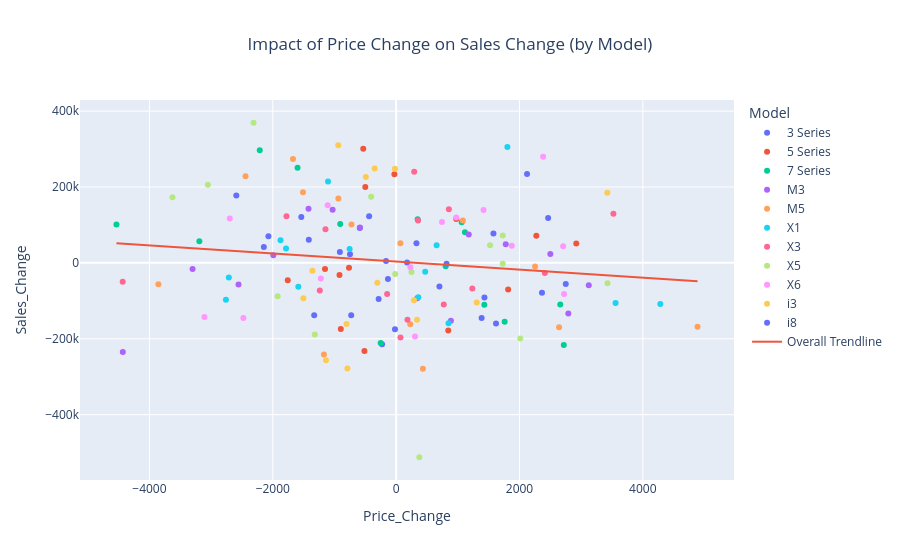

Write notebook code for a chart like this one.
### Code cell
#impact analysis to Compare effect of price changes on sales volume
fig = px.scatter(
    sales_average_priced,
    x="Price_Change",
    y="Sales_Change",
    color="Model",
    title="Impact of Price Change on Sales Change (by Model)",
    hover_data={
        "Year": True,
        "Model": True,
        "Sales_Volume": True,
        "Sales_Change": True,
        "Sales_Change_%": True,
        "Average_Price": True,
        "Price_Change": True,
        "Price_Change_%": True,
    },
    trendline="ols",
    trendline_scope="overall",
)
fig.update_layout(title_x=0.5)
fig.show()

### Figure 1 — Plotly figure (JSON) as saved in the notebook; plotly's stock layout.template omitted (floating-point values rounded to 4 significant figures; data arrays with more than 128 entries replaced by an {"elided": "..."} marker saying what was removed)
{"data": [{"customdata": [[2011, "3 Series", 1473102, -10.6, 75480.0, -0.02479], [2012, "3 Series", 1378152, -6.446, 75190.0, -0.3757], [2013, "3 Series", 1448530, 5.107, 73120.0, -2.754], [2014, "3 Series", 1682545, 16.16, 75240.0, 2.902], [2015, "3 Series", 1620499, -3.688, 75950.0, 0.9325], [2016, "3 Series", 1712098, 5.653, 75360.0, -0.7756], [2017, "3 Series", 1497382, -12.54, 75130.0, -0.3026], [2018, "3 Series", 1620038, 8.191, 74690.0, -0.5831], [2019, "3 Series", 1459935, -9.883, 76310.0, 2.168], [2020, "3 Series", 1537651, 5.323, 77890.0, 2.067], [2021, "3 Series", 1579384, 2.714, 75740.0, -2.754], [2022, "3 Series", 1601902, 1.426, 74990.0, -0.9876], [2023, "3 Series", 1510756, -5.69, 76430.0, 1.909], [2024, "3 Series", 1511560, 0.05322, 76600.0, 0.2313]], "hovertemplate": "Model=%{customdata[1]}<br>Price_Change=%{x}<br>Sales_Change=%{y}<br>Year=%{customdata[0]}<br>Sales_Volume=%{customdata[2]}<br>Sales_Change_%=%{customdata[3]}<br>Average_Price=%{customdata[4]}<br>Price_Change_%=%{customdata[5]}<extra></extra>", "legendgroup": "3 Series", "marker": {"color": "#636efa", "symbol": "circle"}, "mode": "markers", "name": "3 Series", "orientation": "v", "showlegend": true, "type": "scatter", "x": [-18.71, -283.5, -2071.0, 2122.0, 701.7, -589.0, -228.1, -438.1, 1619.0, 1577.0, -2145.0, -748.0, 1432.0, 176.8], "xaxis": "x", "y": [-174700.0, -94950.0, 70380.0, 234000.0, -62050.0, 91600.0, -214700.0, 122700.0, -160100.0, 77720.0, 41730.0, 22520.0, -91150.0, 804.0], "yaxis": "y"}, {"customdata": [[2011, "5 Series", 1552268, 3.4, 76690.0, 3.959], [2012, "5 Series", 1536071, -1.043, 75530.0, -1.504], [2013, "5 Series", 1504123, -2.08, 74610.0, -1.216], [2014, "5 Series", 1491198, -0.8593, 73850.0, -1.025], [2015, "5 Series", 1606539, 7.735, 74820.0, 1.32], [2016, "5 Series", 1677865, 4.44, 77100.0, 3.038], [2017, "5 Series", 1631893, -2.74, 75340.0, -2.279], [2018, "5 Series", 1399758, -14.22, 74830.0, -0.6819], [2019, "5 Series", 1600027, 14.31, 74330.0, -0.6682], [2020, "5 Series", 1529725, -4.394, 76140.0, 2.444], [2021, "5 Series", 1355597, -11.38, 75240.0, -1.179], [2022, "5 Series", 1588961, 17.21, 75220.0, -0.03753], [2023, "5 Series", 1410685, -11.22, 76060.0, 1.124], [2024, "5 Series", 1711580, 21.33, 75530.0, -0.7012]], "hovertemplate": "Model=%{customdata[1]}<br>Price_Change=%{x}<br>Sales_Change=%{y}<br>Year=%{customdata[0]}<br>Sales_Volume=%{customdata[2]}<br>Sales_Change_%=%{customdata[3]}<br>Average_Price=%{customdata[4]}<br>Price_Change_%=%{customdata[5]}<extra></extra>", "legendgroup": "5 Series", "marker": {"color": "#EF553B", "symbol": "circle"}, "mode": "markers", "name": "5 Series", "orientation": "v", "showlegend": true, "type": "scatter", "x": [2921.0, -1153.0, -918.6, -764.8, 975.0, 2273.0, -1757.0, -513.7, -500.0, 1816.0, -897.3, -28.24, 845.4, -533.3], "xaxis": "x", "y": [51040.0, -16200.0, -31950.0, -12920.0, 115300.0, 71330.0, -45970.0, -232100.0, 200300.0, -70300.0, -174100.0, 233400.0, -178300.0, 300900.0], "yaxis": "y"}, {"customdata": [[2011, "7 Series", 1638828, 18.07, 74530.0, -2.1], [2012, "7 Series", 1528381, -6.739, 75960.0, 1.919], [2013, "7 Series", 1519285, -0.5951, 76760.0, 1.057], [2014, "7 Series", 1626299, 7.044, 77820.0, 1.385], [2015, "7 Series", 1683339, 3.507, 74630.0, -4.1], [2016, "7 Series", 1466641, -12.87, 77350.0, 3.642], [2017, "7 Series", 1763339, 20.23, 75140.0, -2.859], [2018, "7 Series", 1552221, -11.97, 74890.0, -0.3335], [2019, "7 Series", 1442654, -7.059, 77550.0, 3.554], [2020, "7 Series", 1543614, 6.998, 73020.0, -5.848], [2021, "7 Series", 1624555, 5.244, 74130.0, 1.528], [2022, "7 Series", 1739216, 7.058, 74480.0, 0.4702], [2023, "7 Series", 1583848, -8.933, 76240.0, 2.362], [2024, "7 Series", 1686209, 6.463, 75330.0, -1.189]], "hovertemplate": "Model=%{customdata[1]}<br>Price_Change=%{x}<br>Sales_Change=%{y}<br>Year=%{customdata[0]}<br>Sales_Volume=%{customdata[2]}<br>Sales_Change_%=%{customdata[3]}<br>Average_Price=%{customdata[4]}<br>Price_Change_%=%{customdata[5]}<extra></extra>", "legendgroup": "7 Series", "marker": {"color": "#00cc96", "symbol": "circle"}, "mode": "markers", "name": "7 Series", "orientation": "v", "showlegend": true, "type": "scatter", "x": [-1598.0, 1430.0, 803.1, 1063.0, -3191.0, 2718.0, -2211.0, -250.6, 2661.0, -4535.0, 1116.0, 348.6, 1760.0, -906.6], "xaxis": "x", "y": [250800.0, -110400.0, -9096.0, 107000.0, 57040.0, -216700.0, 296700.0, -211100.0, -109600.0, 101000.0, 80940.0, 114700.0, -155400.0, 102400.0], "yaxis": "y"}, {"customdata": [[2011, "M3", 1371503, -9.994, 76500.0, 1.174], [2012, "M3", 1391655, 1.469, 74510.0, -2.603], [2013, "M3", 1466690, 5.392, 75680.0, 1.581], [2014, "M3", 1606468, 9.53, 74650.0, -1.361], [2015, "M3", 1549374, -3.554, 72100.0, -3.424], [2016, "M3", 1490676, -3.788, 75220.0, 4.332], [2017, "M3", 1474399, -1.092, 71920.0, -4.388], [2018, "M3", 1498085, 1.606, 74420.0, 3.476], [2019, "M3", 1405089, -6.208, 74760.0, 0.46], [2020, "M3", 1454349, 3.506, 76540.0, 2.377], [2021, "M3", 1547692, 6.418, 75950.0, -0.7664], [2022, "M3", 1690554, 9.231, 74530.0, -1.87], [2023, "M3", 1557168, -7.89, 77330.0, 3.746], [2024, "M3", 1322200, -15.09, 72890.0, -5.731]], "hovertemplate": "Model=%{customdata[1]}<br>Price_Change=%{x}<br>Sales_Change=%{y}<br>Year=%{customdata[0]}<br>Sales_Volume=%{customdata[2]}<br>Sales_Change_%=%{customdata[3]}<br>Average_Price=%{customdata[4]}<br>Price_Change_%=%{customdata[5]}<extra></extra>", "legendgroup": "M3", "marker": {"color": "#ab63fa", "symbol": "circle"}, "mode": "markers", "name": "M3", "orientation": "v", "showlegend": true, "type": "scatter", "x": [887.8, -1991.0, 1178.0, -1030.0, -2556.0, 3123.0, -3301.0, 2500.0, 342.3, 1777.0, -586.6, -1421.0, 2792.0, -4431.0], "xaxis": "x", "y": [-152300.0, 20150.0, 75040.0, 139800.0, -57090.0, -58700.0, -16280.0, 23690.0, -93000.0, 49260.0, 93340.0, 142900.0, -133400.0, -235000.0], "yaxis": "y"}, {"customdata": [[2011, "M5", 1585291, -0.608, 75360.0, 3.08], [2012, "M5", 1344079, -15.22, 74190.0, -1.554], [2013, "M5", 1617984, 20.38, 72520.0, -2.254], [2014, "M5", 1339192, -17.23, 72950.0, 0.598], [2015, "M5", 1440389, 7.557, 72230.0, -0.9921], [2016, "M5", 1272223, -11.68, 77120.0, 6.766], [2017, "M5", 1500767, 17.96, 74670.0, -3.167], [2018, "M5", 1612565, 7.449, 75760.0, 1.449], [2019, "M5", 1664560, 3.224, 75820.0, 0.09185], [2020, "M5", 1502663, -9.726, 76050.0, 0.3017], [2021, "M5", 1689063, 12.4, 74540.0, -1.986], [2022, "M5", 1519573, -10.03, 77180.0, 3.543], [2023, "M5", 1463354, -3.7, 73330.0, -4.994], [2024, "M5", 1632996, 11.59, 72390.0, -1.277]], "hovertemplate": "Model=%{customdata[1]}<br>Price_Change=%{x}<br>Sales_Change=%{y}<br>Year=%{customdata[0]}<br>Sales_Volume=%{customdata[2]}<br>Sales_Change_%=%{customdata[3]}<br>Average_Price=%{customdata[4]}<br>Price_Change_%=%{customdata[5]}<extra></extra>", "legendgroup": "M5", "marker": {"color": "#FFA15A", "symbol": "circle"}, "mode": "markers", "name": "M5", "orientation": "v", "showlegend": true, "type": "scatter", "x": [2252.0, -1171.0, -1673.0, 433.7, -723.8, 4887.0, -2442.0, 1082.0, 69.58, 228.7, -1510.0, 2641.0, -3855.0, -936.8], "xaxis": "x", "y": [-9698.0, -241200.0, 273900.0, -278800.0, 101200.0, -168200.0, 228500.0, 111800.0, 52000.0, -161900.0, 186400.0, -169500.0, -56220.0, 169600.0], "yaxis": "y"}, {"customdata": [[2011, "X1", 1694495, 14.47, 74960.0, -1.452], [2012, "X1", 1671189, -1.375, 75430.0, 0.6285], [2013, "X1", 1730904, 3.573, 73560.0, -2.485], [2014, "X1", 1624913, -6.123, 77120.0, 4.837], [2015, "X1", 1528027, -5.963, 74360.0, -3.578], [2016, "X1", 1574498, 3.041, 75010.0, 0.883], [2017, "X1", 1415270, -10.11, 75860.0, 1.132], [2018, "X1", 1376586, -2.733, 73150.0, -3.576], [2019, "X1", 1681721, 22.17, 74960.0, 2.466], [2020, "X1", 1618766, -3.743, 73370.0, -2.116], [2021, "X1", 1510193, -6.707, 77650.0, 5.838], [2022, "X1", 1548116, 2.511, 75870.0, -2.298], [2023, "X1", 1457295, -5.867, 76230.0, 0.4738], [2024, "X1", 1493734, 2.5, 75470.0, -0.9894]], "hovertemplate": "Model=%{customdata[1]}<br>Price_Change=%{x}<br>Sales_Change=%{y}<br>Year=%{customdata[0]}<br>Sales_Volume=%{customdata[2]}<br>Sales_Change_%=%{customdata[3]}<br>Average_Price=%{customdata[4]}<br>Price_Change_%=%{customdata[5]}<extra></extra>", "legendgroup": "X1", "marker": {"color": "#19d3f3", "symbol": "circle"}, "mode": "markers", "name": "X1", "orientation": "v", "showlegend": true, "type": "scatter", "x": [-1104.0, 471.2, -1875.0, 3558.0, -2760.0, 656.6, 849.0, -2713.0, 1804.0, -1586.0, 4283.0, -1785.0, 359.5, -754.2], "xaxis": "x", "y": [214100.0, -23310.0, 59720.0, -106000.0, -96890.0, 46470.0, -159200.0, -38680.0, 305100.0, -62960.0, -108600.0, 37920.0, -90820.0, 36440.0], "yaxis": "y"}, {"customdata": [[2011, "X3", 1502405, -5.177, 75350.0, -0.1939], [2012, "X3", 1643501, 9.391, 76200.0, 1.135], [2013, "X3", 1493613, -9.12, 76390.0, 0.241], [2014, "X3", 1444087, -3.316, 71950.0, -5.804], [2015, "X3", 1417693, -1.828, 74370.0, 3.351], [2016, "X3", 1657972, 16.95, 74660.0, 0.3937], [2017, "X3", 1461422, -11.85, 74730.0, 0.09396], [2018, "X3", 1393935, -4.618, 75960.0, 1.653], [2019, "X3", 1482528, 6.356, 74820.0, -1.508], [2020, "X3", 1372549, -7.418, 75590.0, 1.032], [2021, "X3", 1484470, 8.154, 75950.0, 0.4703], [2022, "X3", 1607566, 8.292, 74170.0, -2.341], [2023, "X3", 1534907, -4.52, 72930.0, -1.669], [2024, "X3", 1664449, 8.44, 76450.0, 4.831]], "hovertemplate": "Model=%{customdata[1]}<br>Price_Change=%{x}<br>Sales_Change=%{y}<br>Year=%{customdata[0]}<br>Sales_Volume=%{customdata[2]}<br>Sales_Change_%=%{customdata[3]}<br>Average_Price=%{customdata[4]}<br>Price_Change_%=%{customdata[5]}<extra></extra>", "legendgroup": "X3", "marker": {"color": "#FF6692", "symbol": "circle"}, "mode": "markers", "name": "X3", "orientation": "v", "showlegend": true, "type": "scatter", "x": [-146.4, 855.0, 183.7, -4433.0, 2411.0, 292.8, 70.15, 1235.0, -1146.0, 772.4, 355.5, -1778.0, -1238.0, 3523.0], "xaxis": "x", "y": [-82030.0, 141100.0, -149900.0, -49530.0, -26390.0, 240300.0, -196600.0, -67490.0, 88590.0, -110000.0, 111900.0, 123100.0, -72660.0, 129500.0], "yaxis": "y"}, {"customdata": [[2011, "X5", 1427955, -5.808, 73560.0, -2.545], [2012, "X5", 1500173, 5.057, 75280.0, 2.35], [2013, "X5", 1471064, -1.94, 75270.0, -0.0197], [2014, "X5", 1676666, 13.98, 72220.0, -4.055], [2015, "X5", 1477242, -11.89, 74230.0, 2.787], [2016, "X5", 1523981, 3.164, 75750.0, 2.051], [2017, "X5", 1499761, -1.589, 76000.0, 0.3284], [2018, "X5", 1497265, -0.1664, 77730.0, 2.274], [2019, "X5", 1670497, 11.57, 74100.0, -4.666], [2020, "X5", 1481542, -11.31, 72780.0, -1.78], [2021, "X5", 1427546, -3.645, 76210.0, 4.708], [2022, "X5", 1796846, 25.87, 73900.0, -3.033], [2023, "X5", 1284529, -28.51, 74280.0, 0.5089], [2024, "X5", 1458678, 13.56, 73870.0, -0.5455]], "hovertemplate": "Model=%{customdata[1]}<br>Price_Change=%{x}<br>Sales_Change=%{y}<br>Year=%{customdata[0]}<br>Sales_Volume=%{customdata[2]}<br>Sales_Change_%=%{customdata[3]}<br>Average_Price=%{customdata[4]}<br>Price_Change_%=%{customdata[5]}<extra></extra>", "legendgroup": "X5", "marker": {"color": "#B6E880", "symbol": "circle"}, "mode": "markers", "name": "X5", "orientation": "v", "showlegend": true, "type": "scatter", "x": [-1921.0, 1729.0, -14.83, -3052.0, 2013.0, 1523.0, 248.7, 1728.0, -3627.0, -1319.0, 3427.0, -2312.0, 376.1, -405.2], "xaxis": "x", "y": [-88050.0, 72220.0, -29110.0, 205600.0, -199400.0, 46740.0, -24220.0, -2496.0, 173200.0, -189000.0, -54000.0, 369300.0, -512300.0, 174100.0], "yaxis": "y"}, {"customdata": [[2011, "X6", 1439191, -0.8052, 73560.0, 0.3158], [2012, "X6", 1397673, -2.885, 72340.0, -1.66], [2013, "X6", 1505165, 7.691, 73080.0, 1.029], [2014, "X6", 1548954, 2.909, 75790.0, 3.705], [2015, "X6", 1405983, -9.23, 72680.0, -4.101], [2016, "X6", 1323705, -5.852, 75410.0, 3.746], [2017, "X6", 1368799, 3.407, 77280.0, 2.487], [2018, "X6", 1485429, 8.521, 74580.0, -3.49], [2019, "X6", 1636973, 10.2, 73470.0, -1.488], [2020, "X6", 1442646, -11.87, 73780.0, 0.4163], [2021, "X6", 1562061, 8.277, 74760.0, 1.322], [2022, "X6", 1701699, 8.939, 76170.0, 1.896], [2023, "X6", 1556438, -8.536, 73700.0, -3.252], [2024, "X6", 1836396, 17.99, 76080.0, 3.233]], "hovertemplate": "Model=%{customdata[1]}<br>Price_Change=%{x}<br>Sales_Change=%{y}<br>Year=%{customdata[0]}<br>Sales_Volume=%{customdata[2]}<br>Sales_Change_%=%{customdata[3]}<br>Average_Price=%{customdata[4]}<br>Price_Change_%=%{customdata[5]}<extra></extra>", "legendgroup": "X6", "marker": {"color": "#FF97FF", "symbol": "circle"}, "mode": "markers", "name": "X6", "orientation": "v", "showlegend": true, "type": "scatter", "x": [231.6, -1221.0, 744.1, 2708.0, -3108.0, 2723.0, 1875.0, -2697.0, -1110.0, 305.9, 975.2, 1417.0, -2477.0, 2383.0], "xaxis": "x", "y": [-11680.0, -41520.0, 107500.0, 43790.0, -143000.0, -82280.0, 45090.0, 116600.0, 151500.0, -194300.0, 119400.0, 139600.0, -145300.0, 280000.0], "yaxis": "y"}, {"customdata": [[2011, "i3", 1525849, -5.777, 74660.0, -1.975], [2012, "i3", 1752148, 14.83, 74160.0, -0.6577], [2013, "i3", 1495614, -14.64, 73030.0, -1.534], [2014, "i3", 1443118, -3.51, 72720.0, -0.4173], [2015, "i3", 1628045, 12.81, 76150.0, 4.709], [2016, "i3", 1607308, -1.274, 74790.0, -1.782], [2017, "i3", 1502611, -6.514, 76100.0, 1.747], [2018, "i3", 1352709, -9.976, 76430.0, 0.4452], [2019, "i3", 1662586, 22.91, 75500.0, -1.228], [2020, "i3", 1384260, -16.74, 74710.0, -1.046], [2021, "i3", 1632289, 17.92, 74690.0, -0.02618], [2022, "i3", 1533866, -6.03, 74980.0, 0.3859], [2023, "i3", 1372618, -10.51, 74170.0, -1.072], [2024, "i3", 1621427, 18.13, 73820.0, -0.4693]], "hovertemplate": "Model=%{customdata[1]}<br>Price_Change=%{x}<br>Sales_Change=%{y}<br>Year=%{customdata[0]}<br>Sales_Volume=%{customdata[2]}<br>Sales_Change_%=%{customdata[3]}<br>Average_Price=%{customdata[4]}<br>Price_Change_%=%{customdata[5]}<extra></extra>", "legendgroup": "i3", "marker": {"color": "#FECB52", "symbol": "circle"}, "mode": "markers", "name": "i3", "orientation": "v", "showlegend": true, "type": "scatter", "x": [-1504.0, -491.0, -1137.0, -304.8, 3425.0, -1357.0, 1307.0, 338.8, -938.5, -789.8, -19.56, 288.3, -804.0, -348.1], "xaxis": "x", "y": [-93550.0, 226300.0, -256500.0, -52500.0, 184900.0, -20740.0, -104700.0, -149900.0, 309900.0, -278300.0, 248000.0, -98420.0, -161200.0, 248800.0], "yaxis": "y"}, {"customdata": [[2011, "i8", 1548054, -4.827, 77510.0, 3.146], [2012, "i8", 1608873, 3.929, 76100.0, -1.827], [2013, "i8", 1613761, 0.3038, 75930.0, -0.2152], [2014, "i8", 1475520, -8.566, 75200.0, -0.9593], [2015, "i8", 1653077, 12.03, 72610.0, -3.446], [2016, "i8", 1650583, -0.1509, 73430.0, 1.126], [2017, "i8", 1505168, -8.81, 74820.0, 1.887], [2018, "i8", 1623682, 7.874, 77280.0, 3.294], [2019, "i8", 1485386, -8.517, 75950.0, -1.719], [2020, "i8", 1443078, -2.848, 75820.0, -0.1748], [2021, "i8", 1471816, 1.991, 74910.0, -1.203], [2022, "i8", 1592647, 8.21, 73370.0, -2.053], [2023, "i8", 1537056, -3.49, 76120.0, 3.748], [2024, "i8", 1588625, 3.355, 76450.0, 0.4324]], "hovertemplate": "Model=%{customdata[1]}<br>Price_Change=%{x}<br>Sales_Change=%{y}<br>Year=%{customdata[0]}<br>Sales_Volume=%{customdata[2]}<br>Sales_Change_%=%{customdata[3]}<br>Average_Price=%{customdata[4]}<br>Price_Change_%=%{customdata[5]}<extra></extra>", "legendgroup": "i8", "marker": {"color": "#636efa", "symbol": "circle"}, "mode": "markers", "name": "i8", "orientation": "v", "showlegend": true, "type": "scatter", "x": [2365.0, -1416.0, -163.8, -728.4, -2591.0, 817.8, 1386.0, 2464.0, -1329.0, -132.8, -912.3, -1538.0, 2750.0, 329.1], "xaxis": "x", "y": [-78510.0, 60820.0, 4888.0, -138200.0, 177600.0, -2494.0, -145400.0, 118500.0, -138300.0, -42310.0, 28740.0, 120800.0, -55590.0, 51570.0], "yaxis": "y"}, {"hovertemplate": "<b>OLS trendline</b><br>Sales_Change = -10.6274 * Price_Change + 3798.84<br>R<sup>2</sup>=0.017247<br><br>Price_Change=%{x}<br>Sales_Change=%{y} <b>(trend)</b><extra></extra>", "legendgroup": "Overall Trendline", "line": {"color": "#EF553B"}, "mode": "lines", "name": "Overall Trendline", "showlegend": true, "type": "scatter", "x": {"elided": "154 float values"}, "xaxis": "x", "y": {"elided": "154 float values"}, "yaxis": "y"}], "layout": {"legend": {"title": {"text": "Model"}, "tracegroupgap": 0}, "title": {"text": "Impact of Price Change on Sales Change (by Model)", "x": 0.5}, "xaxis": {"anchor": "y", "domain": [0, 1], "title": {"text": "Price_Change"}}, "yaxis": {"anchor": "x", "domain": [0, 1], "title": {"text": "Sales_Change"}}}}
